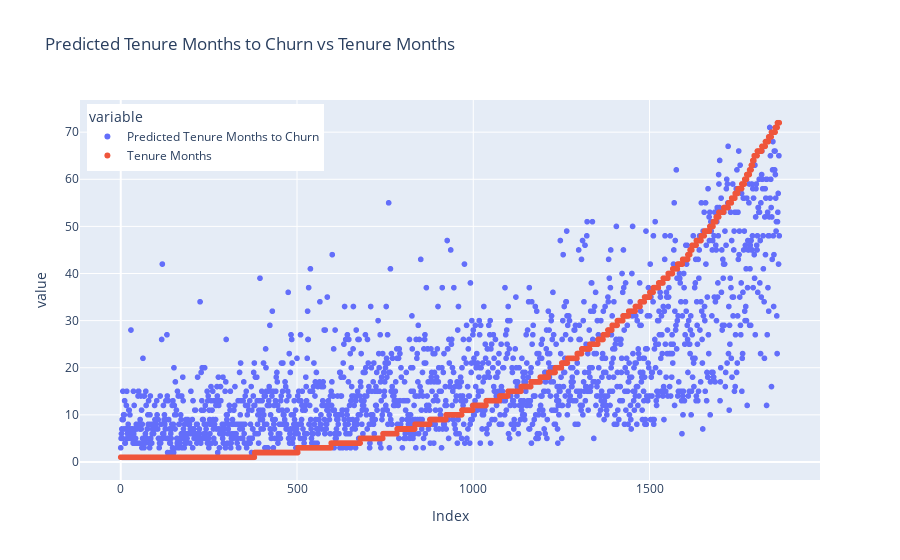

Write notebook code for a chart like this one.
### Code cell
import plotly.express as px 

# buat line chart 'Predicted Tenure Months to Churn', 'Tenure Months' dengan plotly
fig = px.scatter(df_churn,x='Index', y=['Predicted Tenure Months to Churn', 'Tenure Months'],
                    title='Predicted Tenure Months to Churn vs Tenure Months')

fig.update_layout(legend=dict(
    yanchor="top",
    y=0.99,
    xanchor="left",
    x=0.01
))

# save plot
fig.write_html('plot.html')

### Figure 1 — Plotly figure (JSON) as saved in the notebook; plotly's stock layout.template omitted (floating-point values rounded to 4 significant figures; data arrays with more than 128 entries replaced by an {"elided": "..."} marker saying what was removed)
{"data": [{"hovertemplate": "variable=Predicted Tenure Months to Churn<br>Index=%{x}<br>value=%{y}<extra></extra>", "legendgroup": "Predicted Tenure Months to Churn", "marker": {"color": "#636efa", "symbol": "circle"}, "mode": "markers", "name": "Predicted Tenure Months to Churn", "showlegend": true, "type": "scattergl", "x": {"elided": "1869 int values"}, "xaxis": "x", "y": {"elided": "1869 int values"}, "yaxis": "y"}, {"hovertemplate": "variable=Tenure Months<br>Index=%{x}<br>value=%{y}<extra></extra>", "legendgroup": "Tenure Months", "marker": {"color": "#EF553B", "symbol": "circle"}, "mode": "markers", "name": "Tenure Months", "showlegend": true, "type": "scattergl", "x": {"elided": "1869 int values"}, "xaxis": "x", "y": {"elided": "1869 int values"}, "yaxis": "y"}], "layout": {"legend": {"title": {"text": "variable"}, "tracegroupgap": 0, "x": 0.01, "xanchor": "left", "y": 0.99, "yanchor": "top"}, "title": {"text": "Predicted Tenure Months to Churn vs Tenure Months"}, "xaxis": {"anchor": "y", "domain": [0, 1], "title": {"text": "Index"}}, "yaxis": {"anchor": "x", "domain": [0, 1], "title": {"text": "value"}}}}
